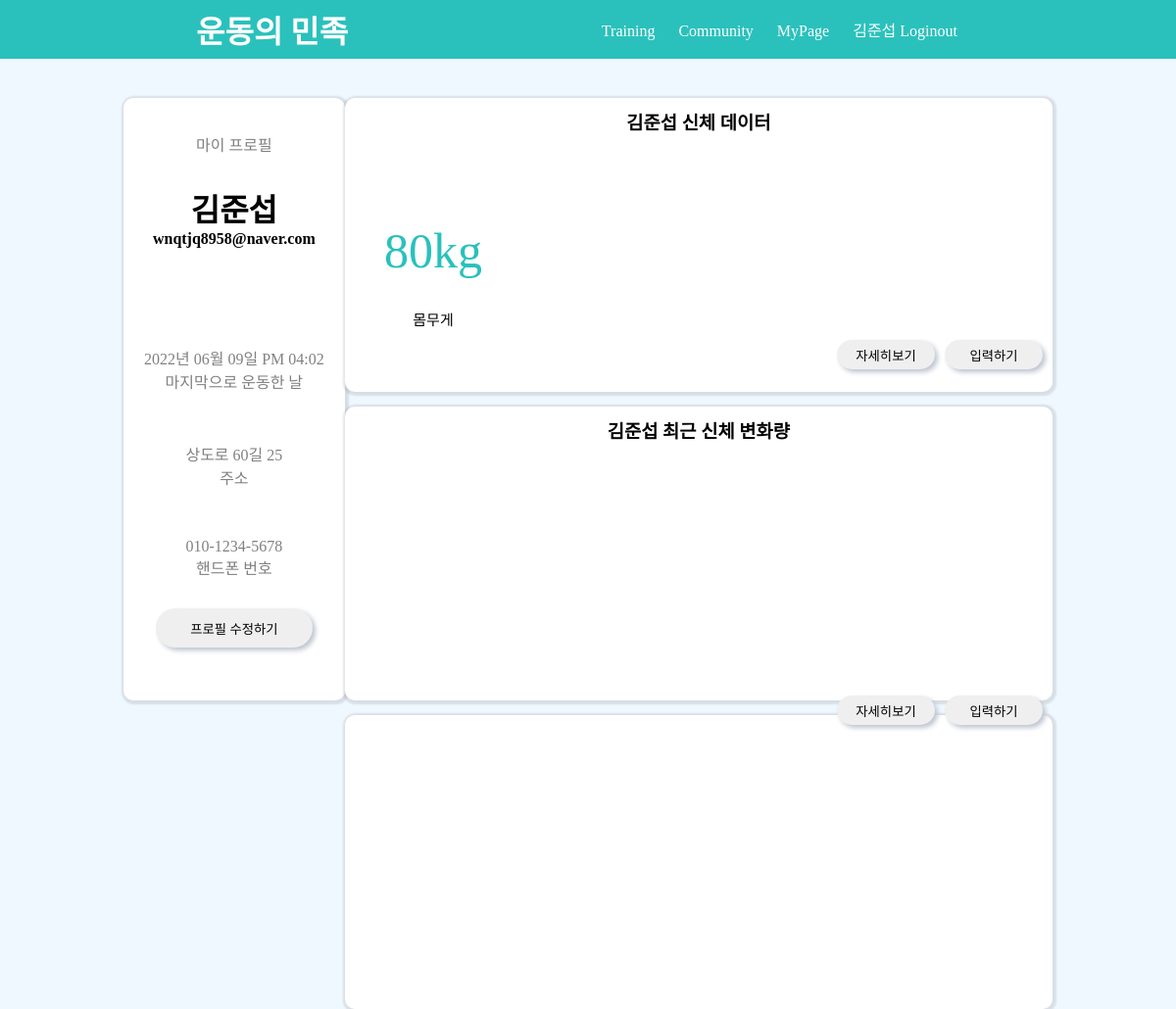
Page /input/ (signed in) on the committed database.
### pybo/models.py (models this page shows)
class Signup_Data(db.Model):
    id = db.Column(db.Integer, primary_key=True)
    user_name = db.Column(db.String(150), nullable=False)
    user_id = db.Column(db.String(200), unique=True,nullable=False)
    user_password = db.Column(db.String(200), nullable=False)
    email = db.Column(db.String(120), unique=True, nullable=False)
    address = db.Column(db.String(150), nullable=False)
    phone = db.Column(db.String(150), nullable=False)

class Exercise_Data(db.Model):
    id = db.Column(db.Integer, primary_key=True)
    exercise_type = db.Column(db.String(200), nullable=False)
    exercise_time = db.Column(db.Integer, nullable=False)
    exercise_note = db.Column(db.Text(), nullable=False)
    create_date = db.Column(db.DateTime(), nullable=False)
    user_id = db.Column(db.Integer, db.ForeignKey('signup__data.id', ondelete='CASCADE'), nullable=False)
    user2 = db.relationship('Signup_Data', backref=db.backref('exercise_set'))

class Health_Data(db.Model):
    id = db.Column(db.Integer, primary_key=True)
    height = db.Column(db.Integer, nullable=False)
    weight = db.Column(db.Integer, nullable=False)
    body_fat = db.Column(db.Integer, nullable=False)
    body_muscle = db.Column(db.Integer, nullable=False)
    create_date = db.Column(db.DateTime(), nullable=False)
    user_id = db.Column(db.Integer, db.ForeignKey('signup__data.id', ondelete='CASCADE'), nullable=False)
    user = db.relationship('Signup_Data', backref=db.backref('question_set'))

### pybo/views/input_views.py (the view)
@bp.route('/')
def input_index():
    check_user_id = session.get('user_id')
    if g.user:
        health_data = Health_Data.query.filter(Health_Data.user_id == check_user_id).all()
        health_data_count = len(health_data)
        if health_data_count >=3:
            recent_month1 = Health_Data.query.filter(Health_Data.user_id == check_user_id).order_by(Health_Data.id.desc())[0]
            recent_month2 = Health_Data.query.filter(Health_Data.user_id == check_user_id).order_by(Health_Data.id.desc())[1]
            recent_month3 = Health_Data.query.filter(Health_Data.user_id == check_user_id).order_by(Health_Data.id.desc())[2]
        elif 0<health_data_count<3:
            recent_month1 = Health_Data.query.filter(Health_Data.user_id == check_user_id).order_by(Health_Data.id.desc())[0]
            recent_month2 = Health_Data.query.filter(Health_Data.height==1)[0]
            recent_month3 = Health_Data.query.filter(Health_Data.height==1)[0]
    else:
        recent_month1 = Health_Data.query.filter(Health_Data.height == 1)[0]
        recent_month2 = Health_Data.query.filter(Health_Data.height == 1)[0]
        recent_month3 = Health_Data.query.filter(Health_Data.height == 1)[0]
    test = [0,0,0,0,0,0,0,0,0,0,0,0,0,0,0,0,0,0,0,0,0,0,0,0,0,0,0,0,0,0]
    c = 0
    default_last_exercise = Exercise_Data.query.filter(Exercise_Data.exercise_time == 0)[0]
    if g.user:
        last_exercise = Exercise_Data.query.filter(Exercise_Data.user_id == check_user_id).order_by((Exercise_Data.create_date.desc()))
        for i in last_exercise:
            test.insert(c,i)
            c += 1
    else:
        for i in range(31):
            test.append(default_last_exercise)
    last_exercise = Exercise_Data.query.filter(Exercise_Data.user_id == check_user_id).all()
    count_last_exercise = len(last_exercise)
    profile_last_exercise = 0
    if count_last_exercise > 0:
        profile_last_exercise = Exercise_Data.query.filter(Exercise_Data.user_id == check_user_id).order_by(
        (Exercise_Data.create_date.desc()))
    return render_template('index.html', recent_month1=recent_month1, recent_month2=recent_month2,
                           recent_month3=recent_month3,test=test, profile_last_exercise=profile_last_exercise)

### pybo/filter.py (called while the page is built)
def format_datetime(value, fmt='%Y년 %m월 %d일 %p %I:%M'):
    return value.strftime(fmt)

### pybo/views/input_views.py (called while the page is built)
@bp.before_app_request
def defalut_health_data():
    check_user_id = session.get('user_id')
    if g.user:
        health_data = Health_Data.query.filter(Health_Data.user_id == check_user_id).all()
        health_data_count = len(health_data)
        exercise_data = Exercise_Data.query.filter(Exercise_Data.user_id == check_user_id).all()
        exercise_data_count = len(exercise_data)
        if health_data_count == 0:
            defalut_value = Health_Data(height=1, weight=0, body_fat=0, body_muscle=0, create_date=datetime.now(),user=g.user)
            db.session.add(defalut_value)
            db.session.commit()

### pybo/views/main_views.py (called while the page is built)
@bp.before_app_request
def load_logged_in_user():
    user_id = session.get('user_id')
    if user_id is None:
        g.user = None
    else:
        g.user = Signup_Data.query.get(user_id)

### pybo/templates/index.html (shortened to what this page needs)
    <!DOCTYPE html>
    <html lang="en">
    <head>
        <link rel="stylesheet" href="{{url_for('static', filename='index.css')}}">
        <link rel="stylesheet" href="https://naver.github.io/billboard.js/release/latest/dist/theme/datalab.min.css">
    </head>
    <body>
        <div class="wrap">
            <div class="header">
        <h1><a href="/">운동의 민족</a></h1>
        <div class="nav">
             {% if g.user %}
				<ul class="navbar-nav">
					<li><a href="/training/">Training</a></li>
					<li><a href="/question/list">Community</a></li>
					<li><a href="/input">MyPage</a></li>
					<li class="nav-item ">
					<a class="nav-link" href="{{ url_for('main.logout') }}">{{ g.user.user_name }} Loginout</a>
					</li>
				</ul>
            {% endif %}
        </div>
    </div>
            <div id="section">
                <div class="blank"></div>
                <div class="firstsection">
                    <div class="myprofilearea">
                        <div class="myprofile">
                            {% if g.user%}
                            <p>마이 프로필</p>
                            <h1 class="username">{{ g.user.user_name}} </h1>
                            <h4 class="email">{{ g.user.email}}</h4>
                                {% if profile_last_exercise %}
                                <p class="lastexercise">{{ profile_last_exercise[0].create_date|datetime }}<br>마지막으로 운동한 날</p>
                                {% else %}
                                <p class="lastexercise">---<br>마지막으로 운동한 날</p>
                                {% endif %}
                            <p class="address">{{ g.user.address }}<br>주소</p>
                            <p class="phonenumber"> {{ g.user.phone}}<br>핸드폰 번호</p>
                            <input type="button" value="프로필 수정하기" class="button" onClick="location.href='/input/profilechange'">
                            {% else %}
                            <h2>마이 프로필</h2>
                            <p class="pleaselogin">로그인을 해주세요</p>
                            {% endif %}
                        </div>
                    </div>
                    <div class="testarea">
                        <div class="dataprofilearea">
                            <h3>{{g.user.user_name}} 신체 데이터</h3>
                                <ul class="listarea">
                                    <li class="weightlist">
                                        <p class="weight">{{ recent_month1.weight }}kg</p>
                                        <p class="weighttext">몸무게</p>
                                    </li>
                                    <li>
                                        <div class="grapharea">
                                            </div>
                                    </li>
                                    <li>
                                        <div class="grapharea">
                                        </div>
                                    </li>
                                    <li>
                                        <div class="grapharea">
                                        </div>
                                    </li>
                                </ul>
                                <input type="button" value="입력하기" class="inputbutton button" onclick="inputdata1();">
                                <input type="button" value="자세히보기" class="inputbutton button"
                                       onClick="location.href='/list/bodydata'">
                        </div>
                        <div class="dataprofile1area">
                            <h3>{{g.user.user_name}} 최근 신체 변화량</h3>
                            <ul class="listarea">
                                    <li>
                                        <div class="grapharea">
                                        </div>
                                    </li>
                                    <li>
                                        <div class="grapharea">
                                            </div>
                                    </li>
                                    <li>
                                        <div class="grapharea">
                                        </div>
                                    </li>
                                    <li>
                                        <div class="grapharea">
                                        </div>
                                    </li>
                                </ul>
                        </div>
                        <div class="dataprofile2area">
                            <input type="button" value="입력하기" class="inputbutton2 button" onclick="inputmonthdata1();">
                            <input type="button" value="자세히보기" class="inputbutton2 button" onClick="location.href='/list/exercisedata'">
                        </div>
                    </div>
                </div>
            </div>
            <div class="blank"></div>
        </div>
    </body>
    </html>

### pybo/static/index.css (style rules this page uses)
* { font-family: 'MaplestoryOTFLight'; text-decoration: none; margin: 0px; padding: 0px; color: black; list-style:none; }
body { font-family: 'BMJUA'; background: #F0F8FF; }
.header { width: 100%; height: 60px; margin: 0 auto; display: flex; justify-content: space-between; align-items: center; background: #2ac1bc; padding-left: 200px; position: fixed; z-index: 1; }
.header h1 a { text-decoration: none; color: white; }
.nav { padding-right: 413px; }
.nav ul li { display: inline-block; margin: 0 10px; }
.nav ul li a { text-decoration: none; color: white; }
.blank { width:100%; height:100px; }
.button { border-radius: 30px; width:160px; height:40px; border:0px; box-shadow: 3px 3px 5px #BEC5D0; }
#section { width: 79%; margin: auto; }
.firstsection { display:flex; }
.myprofilearea { background:white; width:25%; max-width: 250px; height:615px; border-radius:10px; box-shadow: 1px 1px 2px 3px rgba(0,0,0,0.1); }
.myprofile { margin: 35px 15px; text-align: center; }
.myprofile p { color: gray; }
.username { margin: 30px 0 0 0; }
.lastexercise { margin: 100px 0 50px 0; }
.address { margin: 50px 0 50px 0; }
.phonenumber { margin: 0 0 30px 0; }
.testarea { width:80%; max-width:1500px; height:600px; margin: 0 auto; }
.dataprofilearea { background:white; width:100%; height:300px; border-radius:10px; box-shadow: 1px 1px 2px 3px rgba(0,0,0,0.1); }
.dataprofilearea h3 { text-align: center; position: relative; top: 10px; }
.listarea { text-align: center; }
.weightlist { position:relative; top:30px; }
.weight { font-size: 50px; color:#2ac1bc; }
.weighttext { position:relative; top:30px; font-size:15px; }
.listarea li { float:left; width:25%; margin-top:70px; }
.grapharea { width:100%; height: 100px; }
.inputbutton { width:100px; height: 30px; float:right; margin: 50px 10px 0 0; }
.dataprofile1area { background:white; width:100%; height:300px; border-radius:10px; box-shadow: 1px 1px 2px 3px rgba(0,0,0,0.1); margin: 15px 0 0 0; }
.dataprofile1area h3 { text-align: center; position: relative; top: 10px; }
.dataprofile2area { background:white; width:100%; height:300px; border-radius:10px; box-shadow: 1px 1px 2px 3px rgba(0,0,0,0.1); margin: 15px 0 0 0; }
.inputbutton2 { width:100px; height: 30px; float:right; margin: -20px 10px 0 0; }

### rows in the picture
Signup_Data: user.user_name "김준섭", user.email "wnqtjq8958@naver.com", user.address "상도로 60길 25", user.phone "010-1234-5678"
Exercise_Data: create_date "2022년 06월 09일 PM 04:02"
Health_Data: weight "80"
